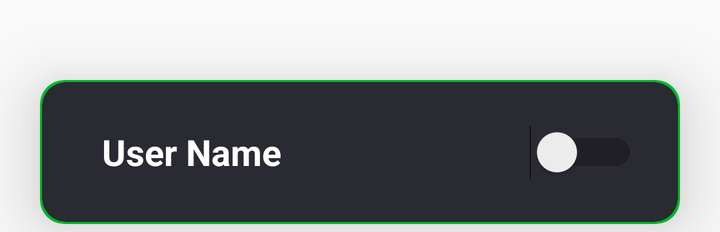
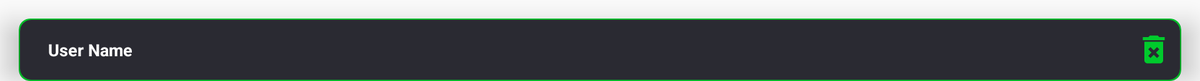

One screen, two layout resources from the same app: the default and the repository's alternative for another configuration. Each is rendered where Android would select it; the XML of both is given below.
<!-- AndroidManifest.xml: application theme AppTheme -->
<!-- res/layout/recycler_view_user.xml -->
<?xml version="1.0" encoding="utf-8"?>
<LinearLayout xmlns:android="http://schemas.android.com/apk/res/android"
    xmlns:app="http://schemas.android.com/apk/res-auto"
    android:layout_width="match_parent"
    android:layout_height="wrap_content"
    android:orientation="vertical">

    <androidx.cardview.widget.CardView
        android:layout_width="match_parent"
        android:layout_height="wrap_content"
        android:layout_marginLeft="20dp"
        android:layout_marginTop="40dp"
        android:layout_marginRight="20dp"
        android:layout_marginBottom="4dp"
        android:elevation="20dp"
        app:cardBackgroundColor="#00CB2C"
        app:cardCornerRadius="12dp"
        app:cardElevation="20dp">

        <androidx.cardview.widget.CardView
            android:layout_width="match_parent"
            android:layout_height="wrap_content"
            android:layout_margin="1dp"
            android:elevation="20dp"
            app:cardBackgroundColor="#2A2A32"
            app:cardCornerRadius="12dp"
            app:cardElevation="20dp">

            <LinearLayout
                android:layout_width="match_parent"
                android:layout_height="wrap_content"
                android:orientation="vertical">

                <LinearLayout
                    android:layout_width="match_parent"
                    android:layout_height="wrap_content"
                    android:orientation="horizontal">

                    <LinearLayout
                        android:layout_width="match_parent"
                        android:layout_height="wrap_content"
                        android:layout_weight="1"
                        android:layout_marginStart="10dp"
                        android:layout_gravity="center|start"
                        android:orientation="horizontal">

                        <TextView
                            android:id="@+id/textView_show_user_details"
                            android:layout_width="match_parent"
                            android:layout_height="wrap_content"
                            android:layout_gravity="start|center_horizontal"
                            android:focusableInTouchMode="true"
                            android:gravity="start|center"
                            android:text="User Name"
                            android:padding="20dp"
                            android:textAllCaps="false"
                            android:textColor="#fff"
                            android:textSize="18sp"
                            android:textStyle="bold" />

                    </LinearLayout>

                    <Switch
                        android:id="@+id/switch_viewUser"
                        android:layout_width="wrap_content"
                        android:layout_height="30dp"
                        android:layout_margin="20dp"
                        android:layout_gravity="center|end"/>

                </LinearLayout>
                <androidx.cardview.widget.CardView
                    android:visibility="gone"
                    android:id="@+id/cardView_user_delivery"
                    android:layout_width="match_parent"
                    android:layout_height="wrap_content"
                    android:layout_alignParentBottom="true"
                    android:layout_gravity="bottom"
                    android:layout_margin="3dp"
                    android:elevation="12dp"
                    app:cardBackgroundColor="#2A2A32"
                    app:cardCornerRadius="25dp"
                    app:cardElevation="12dp">

                    <LinearLayout
                        android:layout_width="match_parent"
                        android:layout_height="wrap_content"
                        android:orientation="vertical">
                        <LinearLayout
                            android:layout_weight="1"
                            android:layout_width="match_parent"
                            android:layout_height="wrap_content"
                            android:orientation="horizontal">
                            <com.balysv.materialripple.MaterialRippleLayout
                                style="@style/RippleStyleGrey"
                                android:layout_width="40dp"
                                android:layout_weight="1"
                                android:layout_height="wrap_content">
                                <Button
                                    android:id="@+id/button_write"
                                    android:layout_margin="10dp"
                                    android:textAllCaps="false"
                                    android:textStyle="bold"
                                    android:textSize="18sp"
                                    android:textAlignment="center"
                                    android:gravity="center"
                                    android:background="@drawable/button_circle_shape_login"
                                    android:layout_width="match_parent"
                                    android:layout_height="40dp"
                                    android:textColor="#fff"
                                    android:text="write" />
                            </com.balysv.materialripple.MaterialRippleLayout>

                            <Switch
                                android:id="@+id/switch_write"
                                android:layout_weight="1"
                                android:layout_gravity="center"
                                android:gravity="center"
                                android:layout_margin="10dp"
                                android:layout_width="wrap_content"
                                android:layout_height="wrap_content"/>
                        </LinearLayout>
                        <LinearLayout
                            android:layout_weight="1"
                            android:layout_width="match_parent"
                            android:layout_height="wrap_content"
                            android:orientation="horizontal">
                            <com.balysv.materialripple.MaterialRippleLayout
                                style="@style/RippleStyleGrey"
                                android:layout_width="40dp"
                                android:layout_weight="1"
                                android:layout_height="wrap_content">
                                <Button
                                    android:id="@+id/button_prepare"
                                    android:layout_margin="10dp"
                                    android:textColor="#fff"
                                    android:textAllCaps="false"
                                    android:textStyle="bold"
                                    android:textSize="18sp"
                                    android:textAlignment="center"
                                    android:gravity="center"
                                    android:background="@drawable/button_circle_shape_login"
                                    android:layout_width="match_parent"
                                    android:layout_height="40dp"
                                    android:text="prepare" />
                            </com.balysv.materialripple.MaterialRippleLayout>

                            <Switch
                                android:id="@+id/switch_prepare"
                                android:layout_weight="1"
                                android:layout_gravity="center"
                                android:gravity="center"
                                android:layout_margin="10dp"
                                android:layout_width="wrap_content"
                                android:layout_height="wrap_content" />
                        </LinearLayout>
                        <LinearLayout
                            android:layout_weight="1"
                            android:layout_width="match_parent"
                            android:layout_height="wrap_content"
                            android:orientation="horizontal">
                            <com.balysv.materialripple.MaterialRippleLayout
                                style="@style/RippleStyleGrey"
                                android:layout_width="40dp"
                                android:layout_weight="1"
                                android:layout_height="wrap_content">
                                <Button
                                    android:id="@+id/button_way"
                                    android:textColor="#fff"
                                    android:layout_margin="10dp"
                                    android:textAllCaps="false"
                                    android:textStyle="bold"
                                    android:textSize="18sp"
                                    android:textAlignment="center"
                                    android:gravity="center"
                                    android:background="@drawable/button_circle_shape_login"
                                    android:layout_width="match_parent"
                                    android:layout_height="40dp"
                                    android:text="on the way" />
                            </com.balysv.materialripple.MaterialRippleLayout>

                            <Switch
                                android:id="@+id/switch_onTheWay"
                                android:layout_width="wrap_content"
                                android:layout_height="wrap_content"
                                android:layout_gravity="center"
                                android:gravity="center"
                                android:layout_margin="10dp"
                                android:layout_weight="1"/>
                        </LinearLayout>
                        <LinearLayout
                            android:layout_weight="1"
                            android:layout_width="match_parent"
                            android:layout_height="wrap_content"
                            android:orientation="horizontal">
                            <com.balysv.materialripple.MaterialRippleLayout
                                style="@style/RippleStyleGrey"
                                android:layout_width="40dp"
                                android:layout_weight="1"
                                android:layout_height="wrap_content">
                                <Button
                                    android:id="@+id/button_delivered"
                                    android:textColor="#fff"
                                    android:layout_margin="10dp"
                                    android:textAllCaps="false"
                                    android:textStyle="bold"
                                    android:textSize="18sp"
                                    android:textAlignment="center"
                                    android:gravity="center"
                                    android:background="@drawable/button_circle_shape_login"
                                    android:layout_width="match_parent"
                                    android:layout_height="40dp"
                                    android:text="delivered" />
                            </com.balysv.materialripple.MaterialRippleLayout>

                            <Switch
                                android:id="@+id/switch_delivery"
                                android:layout_width="wrap_content"
                                android:layout_height="wrap_content"
                                android:layout_gravity="center"
                                android:gravity="center"
                                android:layout_margin="10dp"
                                android:layout_weight="1"/>
                        </LinearLayout>
                    </LinearLayout>
                </androidx.cardview.widget.CardView>
                <androidx.recyclerview.widget.RecyclerView
                    android:id="@+id/recycler"
                    android:layout_width="match_parent"
                    android:layout_height="wrap_content"/>
            </LinearLayout>

        </androidx.cardview.widget.CardView>

    </androidx.cardview.widget.CardView>
</LinearLayout>
<!-- resources referenced by this layout -->
<resources>
  <style name="RippleStyleGrey">
          <item name="mrl_rippleOverlay">true</item>
          <item name="mrl_rippleColor">#19191B</item>
          <item name="mrl_rippleAlpha">0.2</item>
      </style>
  <style name="AppTheme" parent="Theme.AppCompat.Light.DarkActionBar">
          
          <item name="colorPrimary">#19191B</item>
          <item name="colorPrimaryDark">@color/colorPrimaryDark</item>
          <item name="colorAccent">@color/colorAccent</item>
      </style>
  <color name="colorPrimaryDark">#000</color>
  <color name="colorAccent">#E64A19</color>
</resources>
<!-- res/layout-xlarge/recycler_view_user.xml (the repository's variant of the layout above) -->
<!-- drawn on a large tablet held sideways -->
<?xml version="1.0" encoding="utf-8"?>
<LinearLayout xmlns:android="http://schemas.android.com/apk/res/android"
    xmlns:app="http://schemas.android.com/apk/res-auto"
    android:layout_width="match_parent"
    android:layout_height="wrap_content"
    android:orientation="vertical">

    <androidx.cardview.widget.CardView
        android:layout_width="match_parent"
        android:layout_height="wrap_content"
        android:layout_marginLeft="20dp"
        android:layout_marginTop="20dp"
        android:layout_marginRight="20dp"
        android:elevation="20dp"
        app:cardBackgroundColor="#00CB2C"
        app:cardCornerRadius="12dp"
        app:cardElevation="20dp">

        <androidx.cardview.widget.CardView
            android:id="@+id/card"
            android:layout_width="match_parent"
            android:layout_height="wrap_content"
            android:layout_margin="1dp"
            android:elevation="20dp"
            app:cardBackgroundColor="#2A2A32"
            app:cardCornerRadius="12dp"
            app:cardElevation="20dp">

            <LinearLayout
                android:layout_width="match_parent"
                android:layout_height="wrap_content"
                android:orientation="vertical">

                <LinearLayout
                    android:layout_width="match_parent"
                    android:layout_height="wrap_content"
                    android:orientation="horizontal">

                    <LinearLayout
                        android:layout_width="wrap_content"
                        android:layout_height="wrap_content"
                        android:layout_gravity="center|start"
                        android:layout_marginStart="10dp"
                        android:layout_weight="1"
                        android:orientation="horizontal">
                        <TextView
                            android:id="@+id/textView_show_user_details"
                            android:layout_width="wrap_content"
                            android:layout_height="wrap_content"
                            android:layout_gravity="start|center_horizontal"
                            android:focusableInTouchMode="true"
                            android:gravity="start|center"
                            android:padding="20dp"
                            android:layoutDirection="locale"
                            android:text="User Name"
                            android:textAllCaps="false"
                            android:textColor="#fff"
                            android:textSize="18sp"
                            android:textStyle="bold" />
                    </LinearLayout>

                    <ImageView
                        android:id="@+id/d"
                        android:layout_gravity="end|center"
                        android:layout_width="40dp"
                        android:layout_height="40dp"
                        android:layout_marginEnd="8dp"
                        android:src="@drawable/ic_delete_40"/>

                </LinearLayout>

            </LinearLayout>

        </androidx.cardview.widget.CardView>

    </androidx.cardview.widget.CardView>
</LinearLayout>
<!-- resources referenced by the variant -->
<!-- as a large tablet held sideways resolves them -->
<resources>
  <!-- drawable ic_delete_40 (drawable) -->
  <vector android:height="40dp" android:tint="#00CB2C"
      android:viewportHeight="24" android:viewportWidth="24"
      android:width="40dp" xmlns:android="http://schemas.android.com/apk/res/android">
      <path android:fillColor="@android:color/white" android:pathData="M6,19c0,1.1 0.9,2 2,2h8c1.1,0 2,-0.9 2,-2L18,7L6,7v12zM8.46,11.88l1.41,-1.41L12,12.59l2.12,-2.12 1.41,1.41L13.41,14l2.12,2.12 -1.41,1.41L12,15.41l-2.12,2.12 -1.41,-1.41L10.59,14l-2.13,-2.12zM15.5,4l-1,-1h-5l-1,1L5,4v2h14L19,4z"/>
  </vector>
  <style name="AppTheme" parent="Theme.AppCompat.Light.DarkActionBar">
          
          <item name="colorPrimary">#19191B</item>
          <item name="colorPrimaryDark">@color/colorPrimaryDark</item>
          <item name="colorAccent">@color/colorAccent</item>
      </style>
  <color name="colorPrimaryDark">#000</color>
  <color name="colorAccent">#E64A19</color>
</resources>
